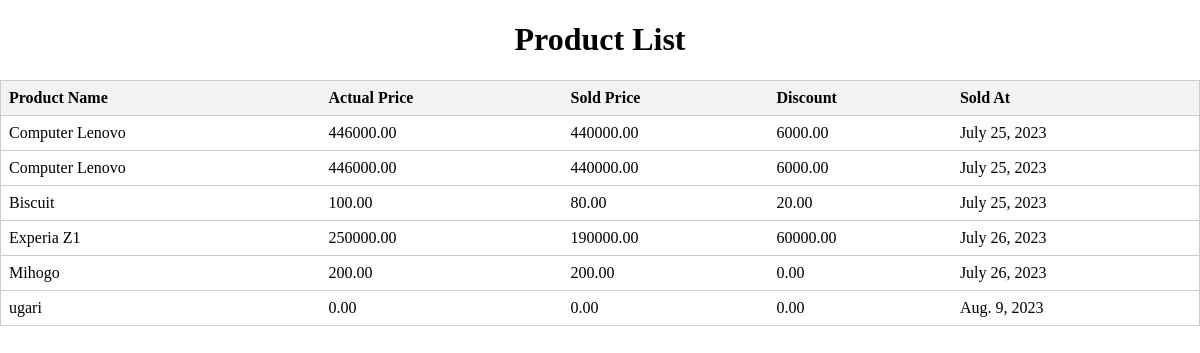
The app's page /product/ with its own data.
### shop/models.py (models this page shows, shortened)
class Product (models.Model):
    ProductName = models.CharField (max_length=100)
    ActualPrice = models.DecimalField (max_digits=10 , decimal_places=2)
    Sold_Price = models.DecimalField (max_digits=10 , decimal_places=2)
    Discount = models.DecimalField (max_digits=10 , decimal_places=2)
    sold_At = models.DateField ()

### shop/views.py (the view)
# urls.py: path('product/',views.product_list,name='product'),
def product_list (request):
       products = Product.objects.all()
       context = {'products':products}
       return render (request, 'shop/Product.html',context)

### shop/templates/shop/Product.html (shortened to what this page needs)
<!DOCTYPE html>
<html>
<head>
</head>
<body>
    <h1>Product List</h1>
    <table>
        <thead>
            <tr>
                <th>Product Name</th>
                <th>Actual Price</th>
                <th>Sold Price</th>
                <th>Discount</th>
                <th>Sold At</th>
            </tr>
        </thead>
        <tbody>
            {% for product in products %}
            <tr>
                <td>{{ product.ProductName }}</td>
                <td>{{ product.ActualPrice }}</td>
                <td>{{ product.Sold_Price }}</td>
                <td>{{ product.Discount }}</td>
                <td>{{ product.sold_At }}</td>
            </tr>
            {% endfor %}
        </tbody>
    </table>
</body>
</html>

### shop/templates/shop/Product.html (style rules this page uses)
body { margin: 0; padding: 0; }
h1 { text-align: center; }
table { width: 100%; border-collapse: collapse; border: 1px solid #ccc; }
th, td { padding: 8px; text-align: left; border-bottom: 1px solid #ccc; }
th { background-color: #f2f2f2; }

### records on screen
Product: ProductName "Computer Lenovo", ActualPrice "446000.00", Sold_Price "440000.00", Discount "6000.00", sold_At "July 25, 2023"
Product: ProductName "Computer Lenovo", ActualPrice "446000.00", Sold_Price "440000.00", Discount "6000.00", sold_At "July 25, 2023"
Product: ProductName "Biscuit", ActualPrice "100.00", Sold_Price "80.00", Discount "20.00", sold_At "July 25, 2023"
Product: ProductName "Experia Z1", ActualPrice "250000.00", Sold_Price "190000.00", Discount "60000.00", sold_At "July 26, 2023"
Product: ProductName "Mihogo", ActualPrice "200.00", Sold_Price "200.00", Discount "0.00", sold_At "July 26, 2023"
Product: ProductName "ugari", ActualPrice "0.00", Sold_Price "0.00", Discount "0.00", sold_At "Aug. 9, 2023"
